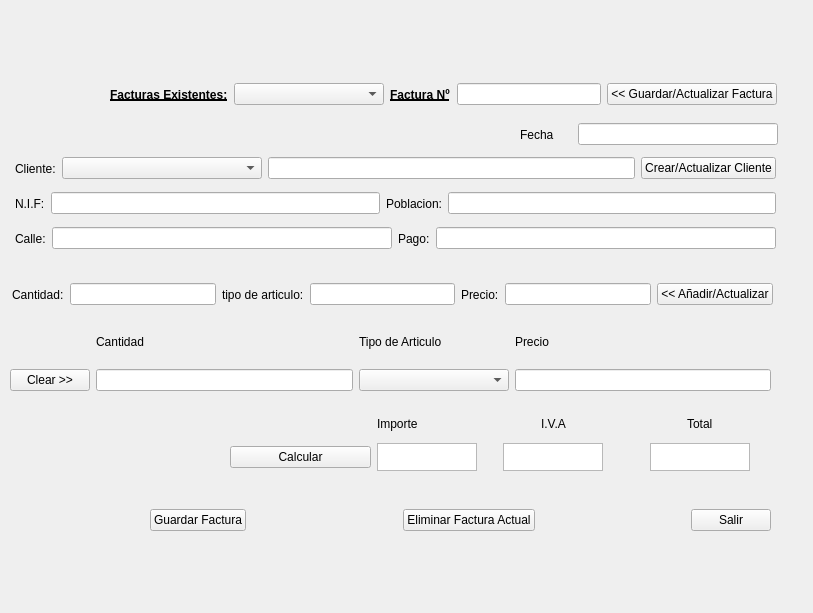
<?xml version="1.0" encoding="UTF-8"?>
<ui version="4.0">
 <class>albaran</class>
 <widget class="QMainWindow" name="albaran">
  <property name="windowModality">
   <enum>Qt::NonModal</enum>
  </property>
  <property name="geometry">
   <rect>
    <x>0</x>
    <y>0</y>
    <width>813</width>
    <height>613</height>
   </rect>
  </property>
  <property name="sizePolicy">
   <sizepolicy hsizetype="Preferred" vsizetype="Preferred">
    <horstretch>0</horstretch>
    <verstretch>0</verstretch>
   </sizepolicy>
  </property>
  <property name="minimumSize">
   <size>
    <width>0</width>
    <height>0</height>
   </size>
  </property>
  <property name="windowTitle">
   <string>Facturador</string>
  </property>
  <widget class="QWidget" name="centralwidget">
   <widget class="QWidget" name="">
    <property name="geometry">
     <rect>
      <x>150</x>
      <y>500</y>
      <width>621</width>
      <height>41</height>
     </rect>
    </property>
    <layout class="QHBoxLayout" name="horizontalLayout_9">
     <item>
      <widget class="QPushButton" name="GuardarTodoB">
       <property name="text">
        <string>Guardar Factura</string>
       </property>
      </widget>
     </item>
     <item>
      <spacer name="horizontalSpacer_6">
       <property name="orientation">
        <enum>Qt::Horizontal</enum>
       </property>
       <property name="sizeHint" stdset="0">
        <size>
         <width>40</width>
         <height>20</height>
        </size>
       </property>
      </spacer>
     </item>
     <item>
      <widget class="QPushButton" name="rmallfac">
       <property name="text">
        <string>Eliminar Factura Actual</string>
       </property>
      </widget>
     </item>
     <item>
      <spacer name="horizontalSpacer_9">
       <property name="orientation">
        <enum>Qt::Horizontal</enum>
       </property>
       <property name="sizeHint" stdset="0">
        <size>
         <width>40</width>
         <height>20</height>
        </size>
       </property>
      </spacer>
     </item>
     <item>
      <widget class="QPushButton" name="exitb">
       <property name="text">
        <string>Salir</string>
       </property>
      </widget>
     </item>
    </layout>
   </widget>
   <widget class="QWidget" name="gridLayoutWidget_3">
    <property name="geometry">
     <rect>
      <x>230</x>
      <y>410</y>
      <width>541</width>
      <height>61</height>
     </rect>
    </property>
    <layout class="QGridLayout" name="gridLayout_7">
     <item row="0" column="1">
      <widget class="QLabel" name="label_6">
       <property name="maximumSize">
        <size>
         <width>100</width>
         <height>28</height>
        </size>
       </property>
       <property name="text">
        <string>Importe</string>
       </property>
      </widget>
     </item>
     <item row="1" column="1">
      <widget class="QTextEdit" name="textEdit">
       <property name="maximumSize">
        <size>
         <width>100</width>
         <height>28</height>
        </size>
       </property>
      </widget>
     </item>
     <item row="1" column="2" alignment="Qt::AlignHCenter">
      <widget class="QTextEdit" name="textEdit_2">
       <property name="maximumSize">
        <size>
         <width>100</width>
         <height>28</height>
        </size>
       </property>
      </widget>
     </item>
     <item row="0" column="3" alignment="Qt::AlignHCenter">
      <widget class="QLabel" name="label_7">
       <property name="text">
        <string>Total</string>
       </property>
      </widget>
     </item>
     <item row="1" column="3" alignment="Qt::AlignHCenter">
      <widget class="QTextEdit" name="textEdit_3">
       <property name="maximumSize">
        <size>
         <width>100</width>
         <height>28</height>
        </size>
       </property>
      </widget>
     </item>
     <item row="0" column="2" alignment="Qt::AlignHCenter">
      <widget class="QLabel" name="label_5">
       <property name="text">
        <string>I.V.A</string>
       </property>
      </widget>
     </item>
     <item row="1" column="0">
      <widget class="QPushButton" name="calculaImporteB">
       <property name="text">
        <string>Calcular</string>
       </property>
      </widget>
     </item>
    </layout>
   </widget>
   <widget class="QWidget" name="gridLayoutWidget_2">
    <property name="geometry">
     <rect>
      <x>10</x>
      <y>320</y>
      <width>761</width>
      <height>71</height>
     </rect>
    </property>
    <layout class="QGridLayout" name="gridLayout_6">
     <item row="0" column="1">
      <widget class="QLabel" name="cantidadl">
       <property name="font">
        <font>
         <weight>50</weight>
         <bold>false</bold>
        </font>
       </property>
       <property name="text">
        <string>Cantidad</string>
       </property>
      </widget>
     </item>
     <item row="0" column="2">
      <widget class="QLabel" name="articulol">
       <property name="font">
        <font>
         <weight>50</weight>
         <bold>false</bold>
        </font>
       </property>
       <property name="text">
        <string>Tipo de Articulo</string>
       </property>
      </widget>
     </item>
     <item row="0" column="3">
      <widget class="QLabel" name="preciol">
       <property name="font">
        <font>
         <weight>50</weight>
         <bold>false</bold>
        </font>
       </property>
       <property name="text">
        <string>Precio</string>
       </property>
      </widget>
     </item>
     <item row="1" column="2">
      <widget class="QComboBox" name="boxitems">
       <property name="minimumSize">
        <size>
         <width>150</width>
         <height>0</height>
        </size>
       </property>
      </widget>
     </item>
     <item row="1" column="1">
      <widget class="QLineEdit" name="cantidad"/>
     </item>
     <item row="1" column="0">
      <widget class="QPushButton" name="cleari">
       <property name="text">
        <string>Clear &gt;&gt;</string>
       </property>
      </widget>
     </item>
     <item row="1" column="3">
      <widget class="QLineEdit" name="precio"/>
     </item>
    </layout>
   </widget>
   <widget class="QWidget" name="">
    <property name="geometry">
     <rect>
      <x>12</x>
      <y>280</y>
      <width>761</width>
      <height>29</height>
     </rect>
    </property>
    <layout class="QHBoxLayout" name="horizontalLayout_8">
     <item>
      <widget class="QLabel" name="label">
       <property name="text">
        <string>Cantidad:</string>
       </property>
      </widget>
     </item>
     <item>
      <widget class="QLineEdit" name="newci"/>
     </item>
     <item>
      <widget class="QLabel" name="nal">
       <property name="text">
        <string>tipo de articulo:</string>
       </property>
      </widget>
     </item>
     <item>
      <widget class="QLineEdit" name="newti"/>
     </item>
     <item>
      <widget class="QLabel" name="label_2">
       <property name="text">
        <string>Precio:</string>
       </property>
      </widget>
     </item>
     <item>
      <widget class="QLineEdit" name="npre"/>
     </item>
     <item>
      <widget class="QPushButton" name="nuevoitem">
       <property name="text">
        <string>&lt;&lt; Añadir/Actualizar</string>
       </property>
      </widget>
     </item>
    </layout>
   </widget>
   <widget class="QWidget" name="">
    <property name="geometry">
     <rect>
      <x>110</x>
      <y>80</y>
      <width>667</width>
      <height>29</height>
     </rect>
    </property>
    <layout class="QHBoxLayout" name="horizontalLayout_3">
     <item>
      <widget class="QLabel" name="fel">
       <property name="font">
        <font>
         <weight>75</weight>
         <bold>true</bold>
         <underline>true</underline>
        </font>
       </property>
       <property name="text">
        <string>Facturas Existentes:</string>
       </property>
      </widget>
     </item>
     <item>
      <widget class="QComboBox" name="boxfacs">
       <property name="minimumSize">
        <size>
         <width>150</width>
         <height>0</height>
        </size>
       </property>
      </widget>
     </item>
     <item>
      <widget class="QLabel" name="nfl">
       <property name="font">
        <font>
         <weight>75</weight>
         <bold>true</bold>
         <underline>true</underline>
        </font>
       </property>
       <property name="text">
        <string>Factura Nº</string>
       </property>
      </widget>
     </item>
     <item>
      <widget class="QLineEdit" name="nf"/>
     </item>
     <item>
      <widget class="QPushButton" name="addf">
       <property name="text">
        <string>&lt;&lt; Guardar/Actualizar Factura</string>
       </property>
      </widget>
     </item>
    </layout>
   </widget>
   <widget class="QWidget" name="">
    <property name="geometry">
     <rect>
      <x>520</x>
      <y>120</y>
      <width>258</width>
      <height>29</height>
     </rect>
    </property>
    <layout class="QHBoxLayout" name="horizontalLayout_2">
     <item>
      <widget class="QLabel" name="de2l">
       <property name="minimumSize">
        <size>
         <width>50</width>
         <height>0</height>
        </size>
       </property>
       <property name="maximumSize">
        <size>
         <width>0</width>
         <height>100</height>
        </size>
       </property>
       <property name="font">
        <font>
         <weight>50</weight>
         <bold>false</bold>
        </font>
       </property>
       <property name="text">
        <string>Fecha </string>
       </property>
      </widget>
     </item>
     <item alignment="Qt::AlignRight">
      <widget class="QLineEdit" name="de3">
       <property name="minimumSize">
        <size>
         <width>200</width>
         <height>0</height>
        </size>
       </property>
      </widget>
     </item>
    </layout>
   </widget>
   <widget class="QWidget" name="">
    <property name="geometry">
     <rect>
      <x>15</x>
      <y>154</y>
      <width>761</width>
      <height>29</height>
     </rect>
    </property>
    <layout class="QHBoxLayout" name="horizontalLayout">
     <item>
      <widget class="QLabel" name="clil">
       <property name="font">
        <font>
         <weight>50</weight>
         <bold>false</bold>
        </font>
       </property>
       <property name="text">
        <string>Cliente:</string>
       </property>
      </widget>
     </item>
     <item>
      <widget class="QComboBox" name="boxclient">
       <property name="minimumSize">
        <size>
         <width>200</width>
         <height>0</height>
        </size>
       </property>
      </widget>
     </item>
     <item>
      <widget class="QLineEdit" name="cliente"/>
     </item>
     <item>
      <widget class="QPushButton" name="addclienteB">
       <property name="text">
        <string>Crear/Actualizar Cliente</string>
       </property>
      </widget>
     </item>
    </layout>
   </widget>
   <widget class="QWidget" name="">
    <property name="geometry">
     <rect>
      <x>15</x>
      <y>189</y>
      <width>761</width>
      <height>29</height>
     </rect>
    </property>
    <layout class="QHBoxLayout" name="horizontalLayout_4">
     <item>
      <widget class="QLabel" name="nifl">
       <property name="font">
        <font>
         <weight>50</weight>
         <bold>false</bold>
        </font>
       </property>
       <property name="text">
        <string>N.I.F:</string>
       </property>
      </widget>
     </item>
     <item>
      <widget class="QLineEdit" name="nif"/>
     </item>
     <item>
      <widget class="QLabel" name="poblacionl">
       <property name="font">
        <font>
         <weight>50</weight>
         <bold>false</bold>
        </font>
       </property>
       <property name="text">
        <string>Poblacion:</string>
       </property>
      </widget>
     </item>
     <item>
      <widget class="QLineEdit" name="poblacion"/>
     </item>
    </layout>
   </widget>
   <widget class="QWidget" name="">
    <property name="geometry">
     <rect>
      <x>15</x>
      <y>224</y>
      <width>761</width>
      <height>29</height>
     </rect>
    </property>
    <layout class="QHBoxLayout" name="horizontalLayout_5">
     <item>
      <widget class="QLabel" name="callel">
       <property name="font">
        <font>
         <weight>50</weight>
         <bold>false</bold>
        </font>
       </property>
       <property name="text">
        <string>Calle:</string>
       </property>
      </widget>
     </item>
     <item>
      <widget class="QLineEdit" name="calle"/>
     </item>
     <item>
      <widget class="QLabel" name="pagol">
       <property name="font">
        <font>
         <weight>50</weight>
         <bold>false</bold>
        </font>
       </property>
       <property name="text">
        <string>Pago:</string>
       </property>
      </widget>
     </item>
     <item>
      <widget class="QLineEdit" name="pago"/>
     </item>
    </layout>
   </widget>
   <zorder></zorder>
   <zorder>rmallfac</zorder>
   <zorder>gridLayoutWidget_3</zorder>
   <zorder></zorder>
   <zorder>gridLayoutWidget_2</zorder>
   <zorder>horizontalSpacer_5</zorder>
   <zorder>horizontalSpacer_11</zorder>
   <zorder>horizontalSpacer</zorder>
   <zorder></zorder>
   <zorder>verticalSpacer</zorder>
  </widget>
 </widget>
 <resources/>
 <connections>
  <connection>
   <sender>exitb</sender>
   <signal>clicked()</signal>
   <receiver>albaran</receiver>
   <slot>close()</slot>
   <hints>
    <hint type="sourcelabel">
     <x>314</x>
     <y>273</y>
    </hint>
    <hint type="destinationlabel">
     <x>223</x>
     <y>150</y>
    </hint>
   </hints>
  </connection>
 </connections>
</ui>
